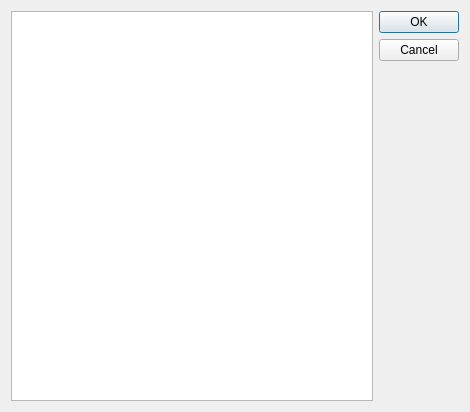
<?xml version="1.0" encoding="UTF-8"?>
<ui version="4.0">
 <class>Form</class>
 <widget class="QWidget" name="Form">
  <property name="geometry">
   <rect>
    <x>0</x>
    <y>0</y>
    <width>470</width>
    <height>412</height>
   </rect>
  </property>
  <property name="windowTitle">
   <string>Form</string>
  </property>
  <layout class="QHBoxLayout" name="horizontalLayout">
   <item>
    <widget class="QPlainTextEdit" name="logText"/>
   </item>
   <item>
    <layout class="QVBoxLayout" name="verticalLayout">
     <item>
      <widget class="QPushButton" name="btnOk">
       <property name="text">
        <string>OK</string>
       </property>
       <property name="default">
        <bool>true</bool>
       </property>
      </widget>
     </item>
     <item>
      <widget class="QPushButton" name="btnCancel">
       <property name="text">
        <string>Cancel</string>
       </property>
      </widget>
     </item>
     <item>
      <spacer name="verticalSpacer">
       <property name="orientation">
        <enum>Qt::Vertical</enum>
       </property>
       <property name="sizeHint" stdset="0">
        <size>
         <width>20</width>
         <height>40</height>
        </size>
       </property>
      </spacer>
     </item>
    </layout>
   </item>
  </layout>
 </widget>
 <resources/>
 <connections/>
</ui>
